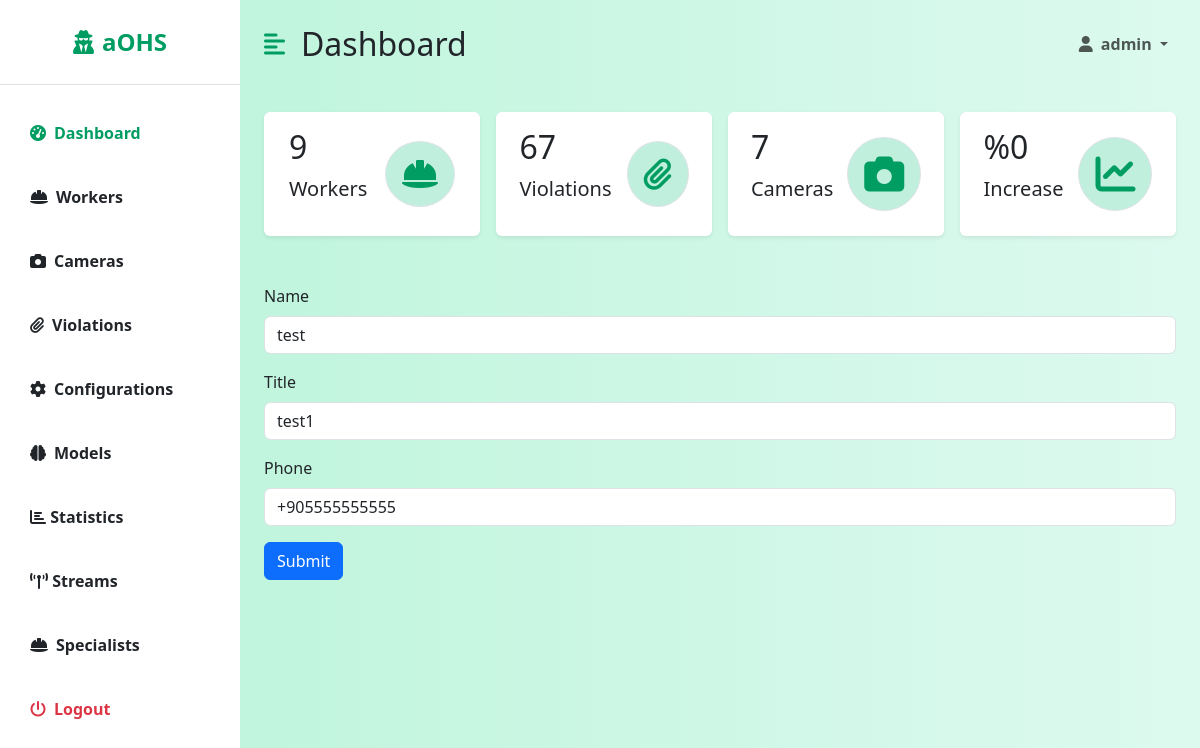
The page /dashboard/workers/edit/1/ (signed in) on the database as committed earlier.
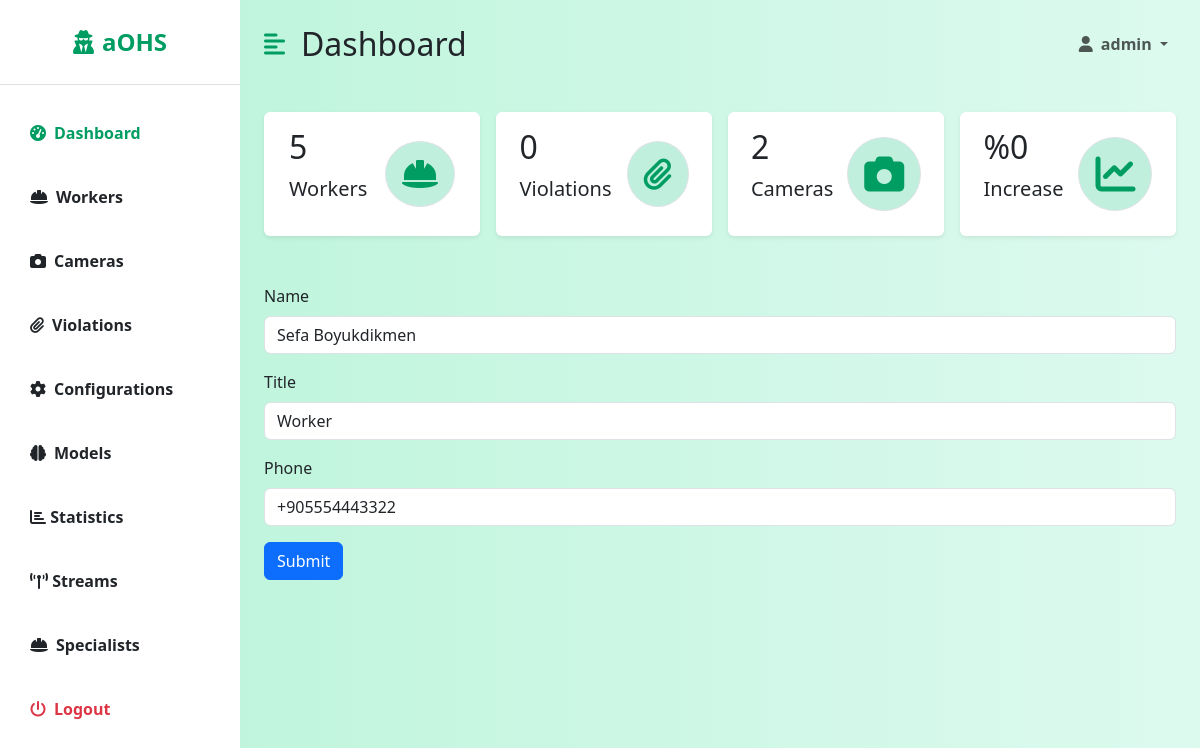
The same page on the database as committed later.
### backend/models.py (models this page shows, shortened)
class Worker(models.Model):
    phone_regex = RegexValidator(regex=r'^\+905[0-9]{9}$',
                                 message="Phone number should be in '+905555555555' format")
    id = models.AutoField(primary_key=True)
    name = models.CharField(max_length=100, null=False)
    title = models.CharField(max_length=100, null=False)
    phone = models.CharField(validators=[phone_regex], max_length=17, unique=True, null=False)
    active = models.BooleanField(default=True, null=False)
    created = models.DateTimeField(auto_now_add=True)
    modified = models.DateTimeField(auto_now=True)

### dashboard/views/worker_views.py (the view, shortened to what this page needs)
# urls.py: path('workers/edit/<int:worker_id>/', WorkerEditView.as_view()),
class WorkerEditView(LoginRequiredMixin, View, GetCountsMixin):
    login_url = '/login/'
    redirect_field_name = 'redirect_to'
    def get(self, request, worker_id):
        worker = Worker.objects.get(id=worker_id)
        return render(request, 'dashboard/worker-edit.html', {"worker": worker, 'counts': super().get_counts()})

### dashboard/views/mixins.py (called while the page is built)
    def get_counts(self):
        violations_in_this_week = Violation.objects.filter(valid=True, created__gte=datetime.now() - timedelta(days=7))
        violations_in_last_week = Violation.objects.filter(valid=True, created__gte=datetime.now() - timedelta(days=14),
                                                           created__lte=datetime.now() - timedelta(7))
        if len(violations_in_last_week) == 0:
            increase = 0
        else:
            increase = len(violations_in_this_week) - len(violations_in_last_week) / len(violations_in_last_week)
        counts = {
            'workers': Worker.objects.filter(active=True).count(),
            'violations': Violation.objects.filter(valid=True).count(),
            'cameras': Camera.objects.count(),
            'increase': increase,
        }
        return counts

### dashboard/templates/dashboard/worker-edit.html (shortened to what this page needs)
{% extends 'dashboard/dashboard.html' %}
{% block table %}
    <form action="" method="post">
        <div class="mb-3">
            <label for="name" class="form-label">Name</label>
            <input type="text" class="form-control" id="name" name="name" value="{{ worker.name }}">
        </div>
        <div class="mb-3">
            <label for="title" class="form-label">Title</label>
            <input type="text" class="form-control" id="title" name="title" value="{{ worker.title }}">
        </div>
        <div class=" mb-3">
            <label for="phone" class="form-label">Phone</label>
            <input type="text" class="form-control" id="phone" name="phone" value="{{ worker.phone }}">
        </div>
        <button type=" submit" class="btn btn-primary">Submit</button>
    </form>
{% endblock %}

### dashboard/templates/dashboard/dashboard.html (shortened to what the changed rows need)
{% extends 'base.html' %}
{% block dashboard %}
    <div class="d-flex" id="wrapper">
        <div id="page-content-wrapper">
            <nav class="navbar navbar-expand-lg navbar-light bg-transparent py-4 px-4">
                <div class="d-flex align-items-center">
                    <h2 class="fs-2 m-0">Dashboard</h2>
                </div>
            </nav>
            <div class="container-fluid px-4">
                <div class="row g-3 my-2">
                    <div class="col-md-3">
                        <div class="p-3 bg-white shadow-sm d-flex justify-content-around align-items-center rounded">
                            <div>
                                <h3 class="fs-2">{{ counts.workers }}</h3>
                                <p class="fs-5">Workers</p>
                            </div>
                        </div>
                    </div>
                    <div class="col-md-3">
                        <div class="p-3 bg-white shadow-sm d-flex justify-content-around align-items-center rounded">
                            <div>
                                <h3 class="fs-2">{{ counts.violations }}</h3>
                                <p class="fs-5">Violations</p>
                            </div>
                        </div>
                    </div>
                    <div class="col-md-3">
                        <div class="p-3 bg-white shadow-sm d-flex justify-content-around align-items-center rounded">
                            <div>
                                <h3 class="fs-2">{{ counts.cameras }}</h3>
                                <p class="fs-5">Cameras</p>
                            </div>
                        </div>
                    </div>
                </div>
                <div class="row my-5">
                    <div class="col">
                        {% block table %}
                        {% endblock %}
                    </div>
                </div>
            </div>
        </div>
    </div>
{% endblock %}

Rows that differ between the two databases and show on the page:
changed Worker: name "test" → "Sefa Boyukdikmen"; title "test1" → "Worker"; phone "+905555555555" → "+905554443322"
Other text that changed with them:
{{ counts.workers }}: "9" → "5"
{{ counts.violations }}: "67" → "0"
{{ counts.cameras }}: "7" → "2"
